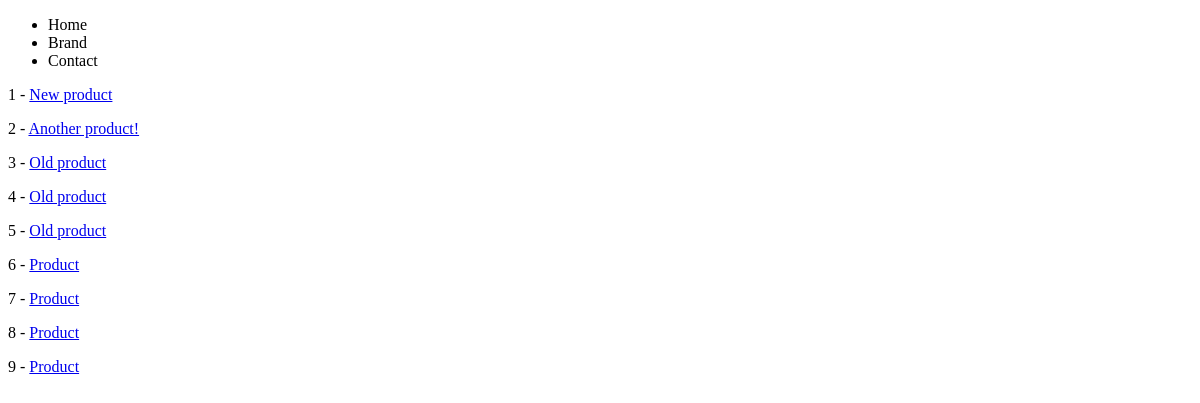
Before: /products/ with the older database file.
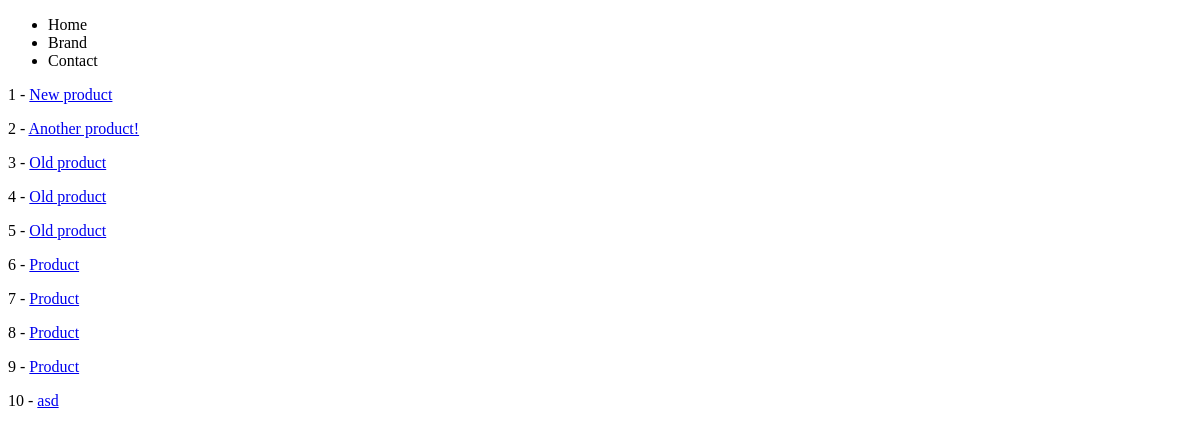
After: the same page with the newer database file.
### products/models.py (models this page shows)
class Product(models.Model):
    title = models.CharField(max_length=120)  # max_length -> required
    description = models.TextField(blank=True, null=True)
    price = models.DecimalField(decimal_places=2, max_digits=10000)
    summary = models.TextField(blank=False, null=False)
    featured = models.BooleanField(default=True)
    def get_absolute_url(self):
        return reverse("products:product-detail", kwargs={"id": self.id})  # f"/products/{self.id}/"

### products/views.py (the view)
# urls.py: path("", product_list_view, name='product-list'),
def product_list_view(request):
    query_set = Product.objects.all()
    ctx = {
        "object_list": query_set
    }
    return render(request, "products/product_list.html", ctx)

### products/templates/products/product_list.html
{% extends 'base.html' %}
{% block content %}
{% for instance in object_list %}
    <p>{{ instance.id }} - <a href="{{ instance.get_absolute_url}}">{{ instance.title }}</a></p>
{% endfor %}
{% endblock %}

Changed rows visible on the page:
added Product: id "10", title "asd"
